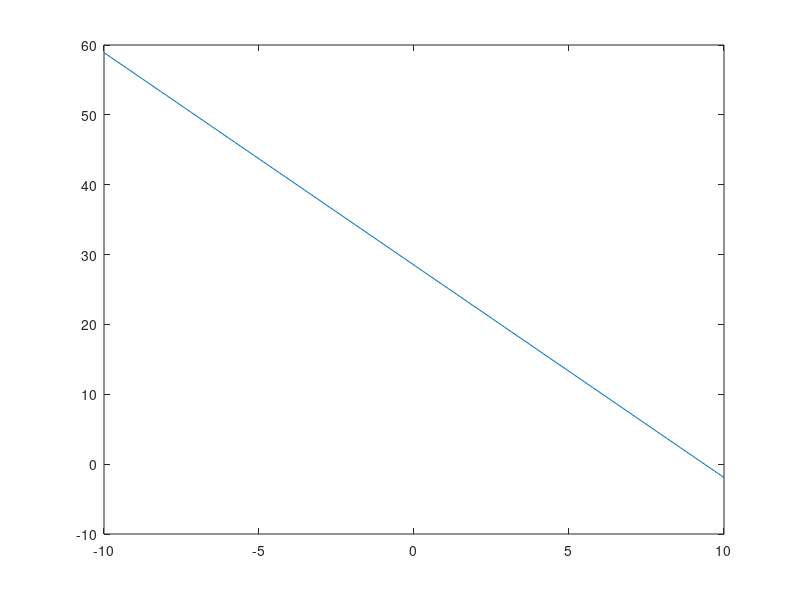

MATLAB code to generate this figure: (Note: this script raises an error after producing the figure.)
%%
N = 4;
a = 0;
b = pi;

% xval = linspace(0, pi, N+1);
% rng(1);
xval = [a, sort(unifrnd(a, b, 1, N-1)), b];
yval = sin(xval);

h = diff(xval);
lam = h(2:end) ./ (h(1:end-1) + h(2:end));
mu = 1 - lam;
C = 3*lam.*(yval(2:end-1) - yval(1:end-2))./h(1:end-1) +...
    3*mu.*(yval(3:end) - yval(2:end-1))./h(2:end);

A = 2*eye(N+1) + diag([0, mu].*ones(1, N), 1) + diag([lam, 0].*ones(1, N), -1);

%% Stability
s = linspace(-10, 10);
detA = zeros(size(s));
for k = 1 : length(s)
    A(1, 2) = s(k);
    detA(k) = det(A);
end

figure(2);
plot(s, detA);

%% Border conditions
% First derivative value
A(1, 2) = 0; A(end, end-1) = 0;
A(1, 1) = 1; A(end, end) = 1;
C = [1; C.'; -1];

%% Spline
m = A \ C;
x = linspace(a, b, 3001);
S = zeros(size(x));
for k = 1 : N
    if k == N
        ind = x >= xval(k) & x <= xval(k+1);
        xx = x(x >= xval(k) & x <= xval(k+1));
    else
        ind = x >= xval(k) & x < xval(k+1);
        xx = x(x >= xval(k) & x < xval(k+1));
    end
    S(ind) = hermite_interp(xx, xval(k), xval(k+1), [yval(k), m(k), yval(k+1), m(k+1)]);
end

%% Visualisation
figure(1);
scatter(xval, yval, 'fill');
hold on;
plot(x, S);
hold off;

%% Spline MATLAB
S_m = spline(xval, [1, yval, -1], x);
% S_m = spline(xval, yval, x);
figure(1);
hold on;
plot(x, S_m, ':k');
hold off;
legend('Data', 'Custom Spline', 'Matlab Spline', 'FontSize', 14)
